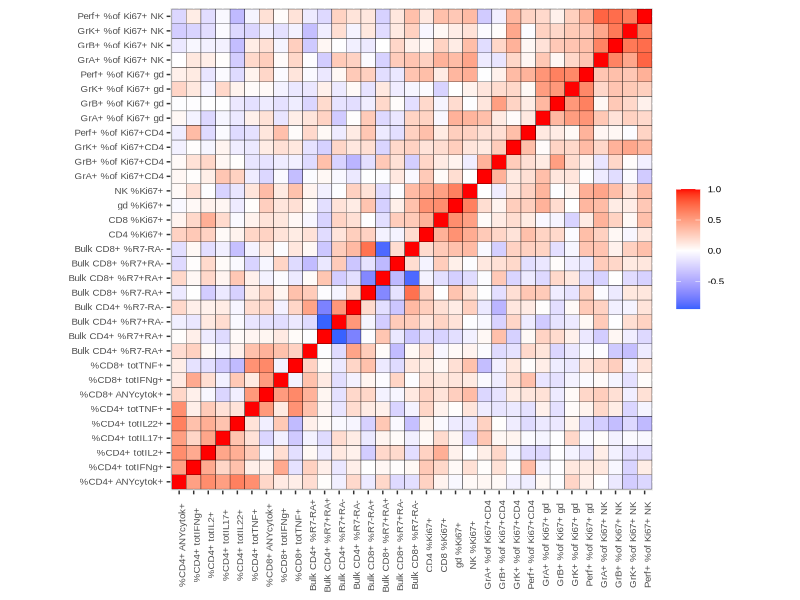
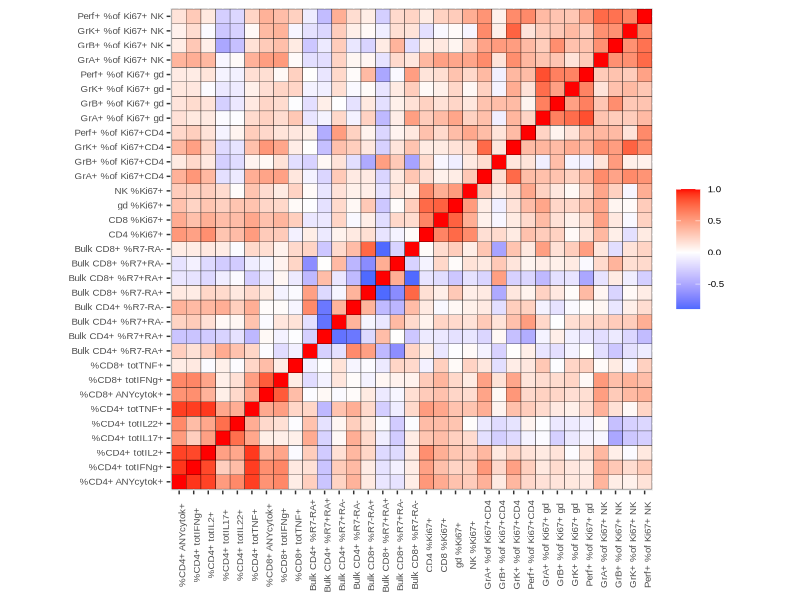
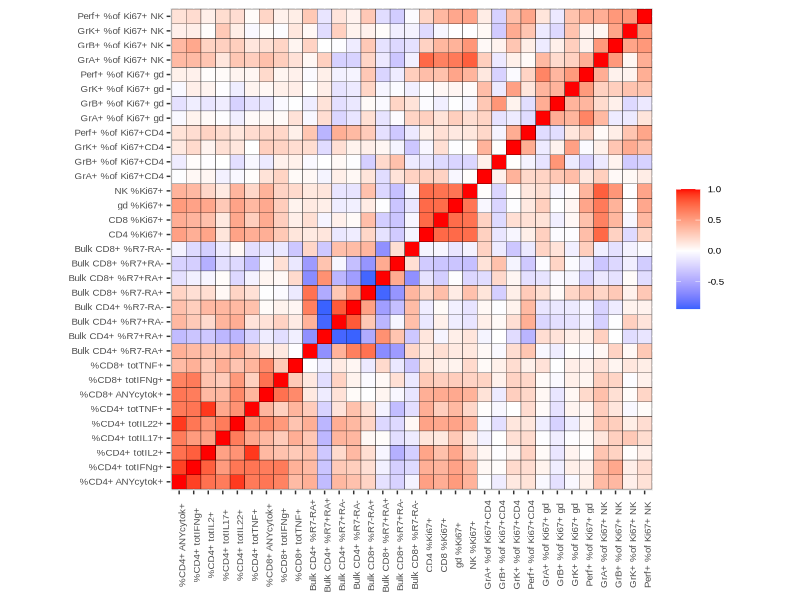
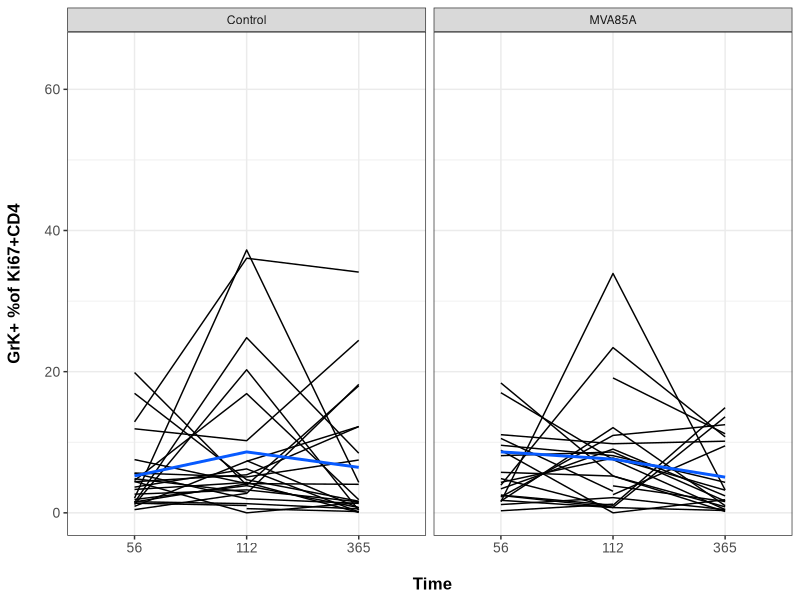
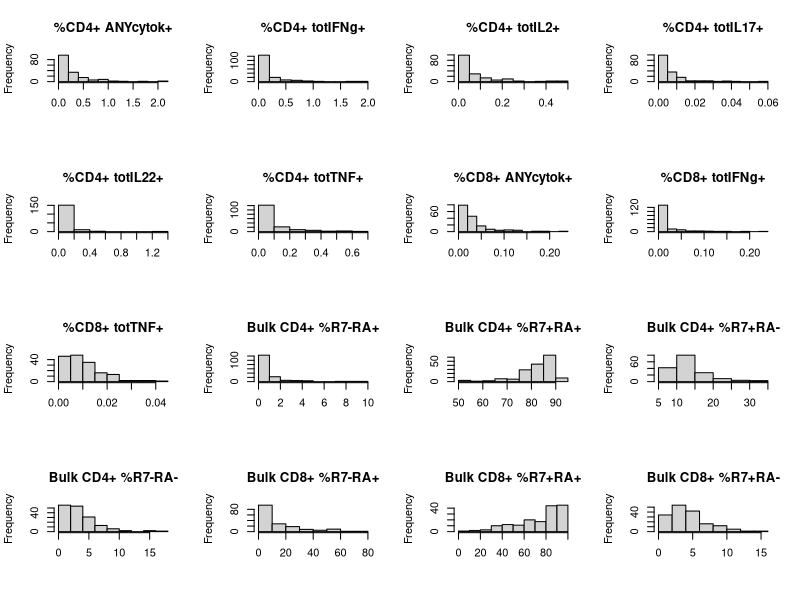
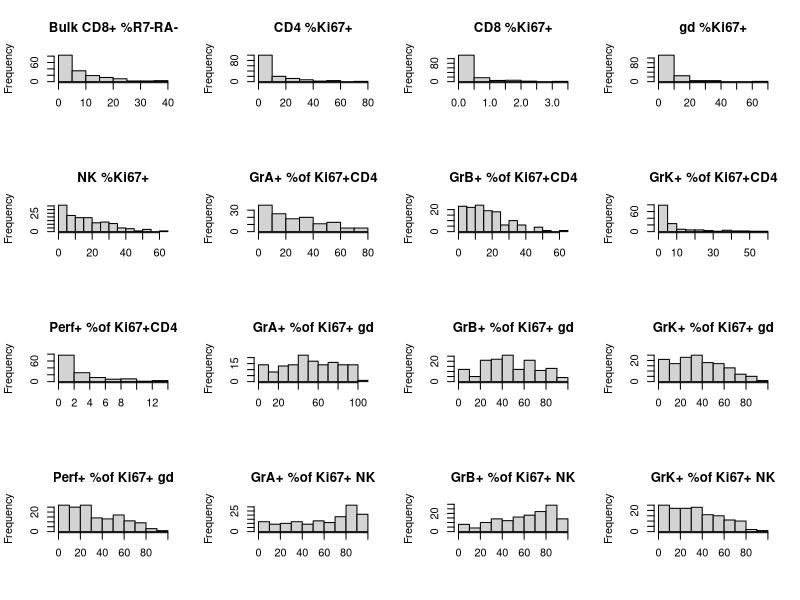
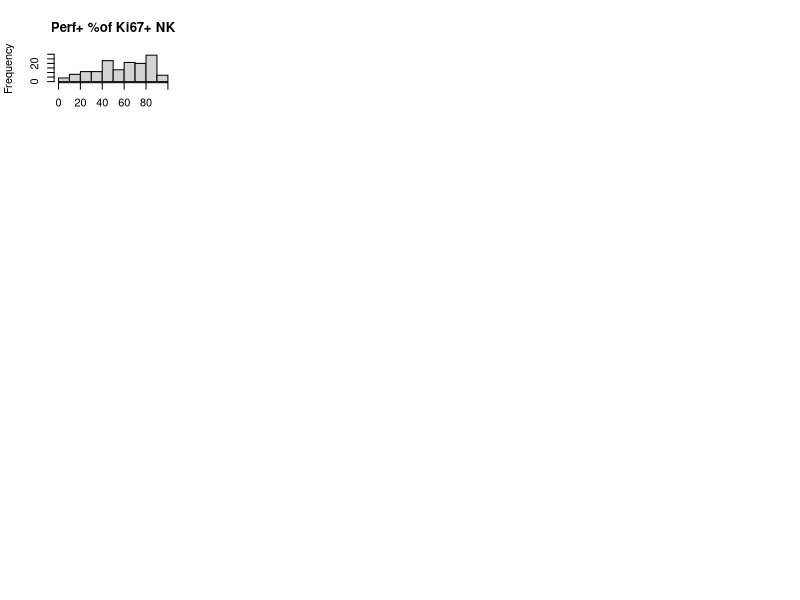
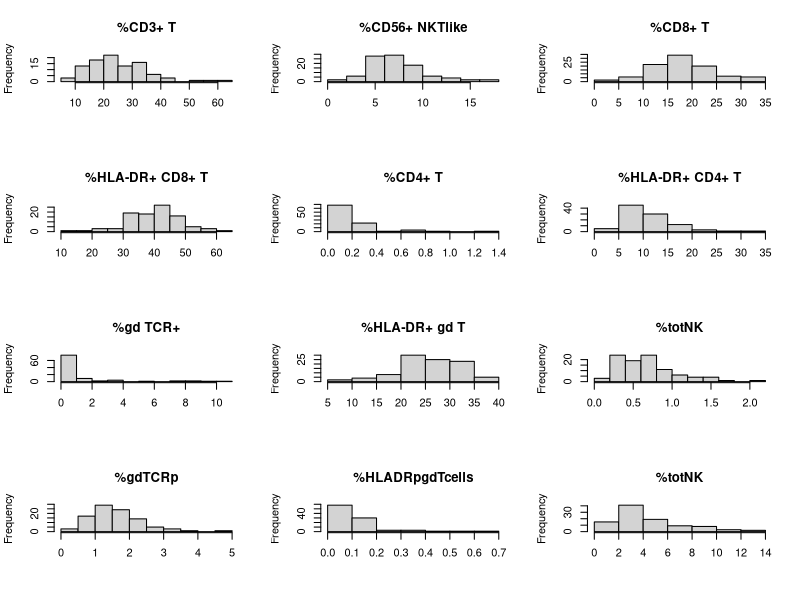

Source code (R) for these figures, in order:
# Load packages

library(readxl)
library(tidyverse)
library(ggplot2)

# Read in group data

groupA = read_xlsx("data/groupAinfantsData_AD_23Feb2023.xlsx")
varA = colnames(groupA[, 17:56])

groupB = read_xlsx("data/groupBinfantsData_AD_23Feb2023.xlsx")
varB = colnames(groupB[, 16:34])

# Change variable names

## Study design and covariates

colnames(groupA)[1:4] = c("ID", "Group", "Time", "Treatment")
groupA$Time = as.factor(groupA$Time)
colnames(groupA)[10] = c("QFT")
colnames(groupA)[12:13] = c("Feeding", "Antibiotic")

colnames(groupB)[1:4] =  c("ID", "Group", "Time", "Treatment")
groupB$Time = as.factor(groupB$Time)
colnames(groupB)[10] = c("QFT")
colnames(groupB)[12:13] = c("Feeding", "Antibiotic")

# Create new dummy variables for feeding and antibiotic

groupA$FA = ifelse(groupA$Feeding == "Breast Milk" & groupA$Antibiotic == "Yes", 3, ifelse(groupA$Feeding == "Breast Milk" & groupA$Antibiotic == "No", 2, ifelse(groupA$Feeding == "Formula" & groupA$Antibiotic == "No", 1, 0)))
groupA$FA = factor(groupA$FA)

groupB$FA = ifelse(groupB$Feeding == "Breast Milk" & groupB$Antibiotic == "Y", 3, ifelse(groupB$Feeding == "Breast Milk" & groupB$Antibiotic == "N", 2, ifelse(groupB$Feeding == "Formula" & groupB$Antibiotic == "N", 1, 0)))
groupB$FA = factor(groupB$FA)

## Create immune response data sets

# Rename by number

groupA = rename_with(.data = groupA, .fn = ~ paste0("O", 1:length(varA)), .cols = 17:56)
groupB = rename_with(.data = groupB, .fn = ~ paste0("O", 1:length(varB)), .cols = 16:34)

# Drop indeterminate QFT observations
indet_idsA = groupA[which(groupA$QFT == "Indeterminate"), ]$ID
indet_idsB = groupB[which(groupB$QFT == "Indeterminate"), ]$ID

groupA = groupA[-which(groupA$ID %in% indet_idsA), ]
groupB = groupB[-which(groupB$ID %in% indet_idsB), ]




# Load packages

library(xtable)
library(kableExtra)
library(dplyr)
library(reshape2)
library(knitr)

# Keep only the first observation per patient - variables of interest do not change over time, only immune outcomes

groupAstats = groupA %>% group_by(ID) %>% slice(1) %>% ungroup()
groupBstats = groupB %>% group_by(ID) %>% slice(1) %>% ungroup()

# MVA85A

table_2way1 = table(groupAstats$Group, groupAstats$Treatment)
table_2way2 = table(groupBstats$Group, groupBstats$Treatment)

# Convert the table to a data frame for better handling
table_2way1_df = as.data.frame(rbind(table_2way1, table_2way2))
table_2way1_df$Total = apply(table_2way1_df, 1, sum)

# Calculate row percentages
table_2way1_percent = table_2way1_df %>%
  mutate(Control_Percent = Control / Total * 100,
         MVA85A_Percent = MVA85A / Total * 100)

# Display counts with percentages in a combined format
table_2way1_combined = table_2way1_percent %>%
  mutate(Control = paste0(as.character(Control), " (", round(Control_Percent, 1), "%)"),
         MVA85A = paste0(as.character(MVA85A), " (", round(MVA85A_Percent, 1), "%)"),
         Total = paste0(as.character(Total), " (100%)"))

table_2way1_combined = table_2way1_combined[, 1:3]

table_2way1_combined %>%
  kbl(format = "latex", booktabs = TRUE) %>%
  kable_styling(latex_options = c("hold_position"))

# QFT

table_2way1 = table(groupAstats$Group, groupAstats$QFT)
table_2way2 = table(groupBstats$Group, groupBstats$QFT)

# Convert the table to a data frame for better handling
table_2way2_df = as.data.frame(rbind(table_2way1, table_2way2))
table_2way2_df$Total = apply(table_2way2_df, 1, sum)

# Calculate row percentages
table_2way2_percent = table_2way2_df %>%
  mutate(Negative_Percent = Negative / Total * 100,
         Positive_Percent = Positive / Total * 100)

# Display counts with percentages in a combined format
table_2way2_combined = table_2way2_percent %>%
  mutate(Negative = paste0(as.character(Negative), " (", round(Negative_Percent, 1), "%)"),
         Positive = paste0(as.character(Positive), " (", round(Positive_Percent, 1), "%)"),
         Total = paste0(as.character(Total), " (100%)"))

table_2way2_combined = table_2way2_combined[, 1:3]

table_2way2_combined %>%
  kbl(format = "latex", booktabs = TRUE) %>%
  kable_styling(latex_options = c("hold_position"))

# Feeding

table_2way1 = table(groupAstats$Group, groupAstats$Feeding)
table_2way2 = table(groupBstats$Group, groupBstats$Feeding)

# Convert the table to a data frame for better handling
table_2way3_df = as.data.frame(rbind(table_2way1, table_2way2))
table_2way3_df$Total = apply(table_2way3_df, 1, sum)

# Calculate row percentages
table_2way3_percent = table_2way3_df %>%
  mutate(Breast_Percent = `Breast Milk` / Total * 100,
         Formula_Percent = Formula / Total * 100)

# Display counts with percentages in a combined format
table_2way3_combined = table_2way3_percent %>%
  mutate(`Breast Milk` = paste0(as.character(`Breast Milk`), " (", round(Breast_Percent, 1), "%)"),
         Formula = paste0(as.character(Formula), " (", round(Formula_Percent, 1), "%)"),
         Total = paste0(as.character(Total), " (100%)"))

table_2way3_combined = table_2way3_combined[, 1:3]

table_2way3_combined %>%
  kbl(format = "latex", booktabs = TRUE) %>%
  kable_styling(latex_options = c("hold_position"))

# Cotrimoxazole

table_2way1 = table(groupAstats$Group, groupAstats$Antibiotic)
table_2way2 = table(groupBstats$Group, groupBstats$Antibiotic)

# Convert the table to a data frame for better handling
table_2way4_df = as.data.frame(rbind(table_2way1, table_2way2))
table_2way4_df$Total = apply(table_2way4_df, 1, sum)

# Calculate row percentages
table_2way4_percent = table_2way4_df %>%
  mutate(No_Percent = No / Total * 100,
         Yes_Percent = Yes / Total * 100)

# Display counts with percentages in a combined format

table_2way4_combined = table_2way4_percent %>%
  mutate(No = paste0(as.character(No), " (", round(No_Percent, 1), "%)"),
         Yes = paste0(as.character(Yes), " (", round(Yes_Percent, 1), "%)"),
         Total = paste0(as.character(Total), " (100%)"))

table_2way4_combined = table_2way4_combined[, 1:3]

table_2way4_combined %>%
  kbl(format = "latex", booktabs = TRUE) %>%
  kable_styling(latex_options = c("hold_position"))

# Feeding & Cotrimoxazole (FA)

table_2way1 = table(groupAstats$Group, groupAstats$FA)
table_2way2 = table(groupBstats$Group, groupBstats$FA)

# Convert the table to a data frame for better handling
table_2way5_df = as.data.frame(rbind(table_2way1, table_2way2))
table_2way5_df$Total = apply(table_2way5_df, 1, sum)

# Calculate row percentages
table_2way5_percent = table_2way5_df %>%
  mutate(FA0_Percent = `0` / Total * 100,
         FA1_Percent = `1` / Total * 100,
         FA2_Percent = `2` / Total * 100,
         FA3_Percent = `3` / Total * 100)

# Display counts with percentages in a combined format
table_2way5_combined = table_2way5_percent %>%
  mutate(`0` = paste0(as.character(`0`), " (", round(FA0_Percent, 1), "%)"),
         `1` = paste0(as.character(`1`), " (", round(FA1_Percent, 1), "%)"),
         `2` = paste0(as.character(`2`), " (", round(FA2_Percent, 1), "%)"),
         `3` = paste0(as.character(`3`), " (", round(FA3_Percent, 1), "%)"),
         Total = paste0(as.character(Total), " (100%)"))

table_2way5_combined = t(table_2way5_combined[, 1:5])

table_2way5_combined %>%
  kbl(format = "latex", booktabs = TRUE) %>%
  kable_styling(latex_options = c("hold_position"))

# Sex

table_2way1 = table(groupAstats$Group, groupAstats$Gender)
table_2way2 = table(groupBstats$Group, groupBstats$Gender)

# Convert the table to a data frame for better handling
table_2way6_df = as.data.frame(rbind(table_2way1, table_2way2))
table_2way6_df$Total = apply(table_2way6_df, 1, sum)

# Calculate row percentages
table_2way6_percent = table_2way6_df %>%
  mutate(F_Percent = `F` / Total * 100,
         M_Percent = M / Total * 100)

# Display counts with percentages in a combined format
table_2way6_combined = table_2way6_percent %>%
  mutate(`F` = paste0(as.character(`F`), " (", round(F_Percent, 1), "%)"),
         M = paste0(as.character(M), " (", round(M_Percent, 1), "%)"),
         Total = paste0(as.character(Total), " (100%)"))

table_2way6_combined = table_2way6_combined[, 1:3]

table_2way6_combined %>%
  kbl(format = "latex", booktabs = TRUE) %>%
  kable_styling(latex_options = c("hold_position"))

# Sex & MVA85A

table_2way1 = table(groupAstats$Gender, groupAstats$Treatment)
table_2way2 = table(groupBstats$Gender, groupBstats$Treatment)
table_2wayplus = table_2way1 + table_2way2

# Convert the table to a data frame for better handling
table_2way7_df = as.data.frame(table_2wayplus)
table_2way7_df = dcast(table_2way7_df, Var1 ~ Var2, value.var = "Freq")
row.names(table_2way7_df) = levels(table_2way7_df$Var1)
table_2way7_df = table_2way7_df[, -1]
table_2way7_df$Total = apply(table_2way7_df, 1, sum)

# Calculate row percentages
table_2way7_percent = table_2way7_df %>%
  mutate(Control_Percent = Control / (Control + MVA85A) * 100,
         MVA85A_Percent = MVA85A / (Control + MVA85A) * 100)


# Display counts with percentages in a combined format
table_2way7_combined = table_2way7_percent %>%
  mutate(Control = paste0(Control, " (", round(Control_Percent, 1), "%)"),
         MVA85A = paste0(MVA85A, " (", round(MVA85A_Percent, 1), "%)"),
         Total = paste0(Total, " (100%)"))

table_2way7_combined = table_2way7_combined[, 1:3]

table_2way7_combined %>%
  kbl(format = "latex", booktabs = TRUE) %>%
  kable_styling(latex_options = c("hold_position"))

# Sex & QFT

table_2way1 = table(groupAstats$Gender, groupAstats$QFT)
table_2way2 = table(groupBstats$Gender, groupBstats$QFT)
table_2wayplus = table_2way1 + table_2way2

# Convert the table to a data frame for better handling
table_2way8_df = as.data.frame(table_2wayplus)
table_2way8_df = dcast(table_2way8_df, Var1 ~ Var2, value.var = "Freq")
row.names(table_2way8_df) = levels(table_2way8_df$Var1)
table_2way8_df = table_2way8_df[, -1]
table_2way8_df$Total = apply(table_2way8_df, 1, sum)

# Calculate row percentages
table_2way8_percent = table_2way8_df %>%
  mutate(Negative_Percent = Negative / (Negative + Positive) * 100,
         Positive_Percent = Positive / (Negative + Positive) * 100)

# Display counts with percentages in a combined format
table_2way8_combined = table_2way8_percent %>%
  mutate(Negative = paste0(Negative, " (", round(Negative_Percent, 1), "%)"),
         Positive = paste0(Positive, " (", round(Positive_Percent, 1), "%)"),
         Total = paste0(Total, " (100%)"))

table_2way8_combined = table_2way8_combined[, 1:3]

table_2way8_combined %>%
  kbl(format = "latex", booktabs = TRUE) %>%
  kable_styling(latex_options = c("hold_position"))

# Sex & FA

table_2way1 = table(groupAstats$Gender, groupAstats$FA)
table_2way2 = table(groupBstats$Gender, groupBstats$FA)
table_2wayplus = table_2way1 + table_2way2

# Convert the table to a data frame for better handling
table_2way9_df = as.data.frame(table_2wayplus)
table_2way9_df = dcast(table_2way9_df, Var1 ~ Var2, value.var = "Freq")
row.names(table_2way9_df) = c("F", "M")
table_2way9_df = table_2way9_df[, -1]
table_2way9_df$Total = apply(table_2way9_df, 1, sum)


# Calculate row percentages
table_2way9_percent = table_2way9_df %>%
  mutate(FA0_Percent = `0` / (`0` + `1` + `2` + `3`) * 100,
         FA1_Percent = `1` / (`0` + `1` + `2` + `3`) * 100,
         FA2_Percent = `2` / (`0` + `1` + `2` + `3`) * 100,
         FA3_Percent = `3` / (`0` + `1` + `2` + `3`) * 100)

# Display counts with percentages in a combined format
table_2way9_combined = table_2way9_percent %>%
  mutate(`0` = paste0(`0`, " (", round(FA0_Percent, 1), "%)"),
         `1` = paste0(`1`, " (", round(FA1_Percent, 1), "%)"),
         `2` = paste0(`2`, " (", round(FA2_Percent, 1), "%)"),
         `3` = paste0(`3`, " (", round(FA3_Percent, 1), "%)"),
         Total = paste0(Total, " (100%)"))

table_2way9_combined = t(table_2way9_combined[, 1:5])

table_2way9_combined %>%
  kbl(format = "latex", booktabs = TRUE) %>%
  kable_styling(latex_options = c("hold_position"))

# Fisher's Exact Tests for dependence between feeding and cotrimoxazole

# Nonparametric test

fant_A = table(groupA$Feeding, groupA$Antibiotic)

fisher.test(x = fant_A)

fant_B = table(groupB$Feeding, groupB$Antibiotic)

fisher.test(x = fant_B)

# Evidence of dependence in Group A but not Group B - supports combined VOI (FA)

# Change labels for plotting

varA[8] = "%CD8+ ANYcytok+"
varA[14:21] = c("Bulk CD4+ %R7-RA+", "Bulk CD4+ %R7+RA+", "Bulk CD4+ %R7+RA-", "Bulk CD4+ %R7-RA-",
                "Bulk CD8+ %R7-RA+", "Bulk CD8+ %R7+RA+", "Bulk CD8+ %R7+RA-", "Bulk CD8+ %R7-RA-")

varA = varA[-c(1, 10, 11, 12, 28, 33, 38)]

varB[5:16] =  c("%CD16+ PMN", "%CD14+ Mono", "%CD19+ B", "%CD3+ T", "%CD56+ NKTlike", "%CD8+ T",     
                "%HLA-DR+ CD8+ T", "%CD4+ T", "%HLA-DR+ CD4+ T", "%gd TCR+",  "%HLA-DR+ gd T",  "%totNK")
varB = varB[-(1:7)]

# Separate data by outcome; removing GrL+ responses and infrequently observed outcomes

outA = groupA[, -c(1:17, 26, 27, 28, 44, 49, 54, 57)]
colnames(outA) = varA
outB = groupB[, c(23:34)]
colnames(outB) = varB

# Correlations

# Group A

corA = cbind('Time' = groupA$`Time`, outA)

corA_visit1 = corA[corA$Time == 56, ]
corA_visit1 = corA_visit1[complete.cases(corA_visit1), ]
corA_visit1 = as.matrix(corA_visit1[, -c(1)])

corA1mat = cor(corA_visit1, method = "spearman")
corA1mat = melt(corA1mat)

corA_visit2 = corA[corA$Time == 112, ]
corA_visit2 = corA_visit2[complete.cases(corA_visit2), ]
corA_visit2 = as.matrix(corA_visit2[, -c(1)])

corA2mat = cor(corA_visit2, method = "spearman")
corA2mat = melt(corA2mat)

corA_visit3 = corA[corA$Time == 365, ]
corA_visit3 = corA_visit3[complete.cases(corA_visit3), ]
corA_visit3 = as.matrix(corA_visit3[, -c(1)])

corA3mat = cor(corA_visit3, method = "spearman")
corA3mat = melt(corA3mat)

# Heatmap of all Group A outcomes on Days

ggplot(corA1mat, aes(x = Var1, y = Var2, fill = value)) +
  geom_tile(color = "black") +
  theme(axis.title.x = element_blank(),
        axis.title.y = element_blank(),
        axis.text.x = element_text(size = 7, angle = 90, family = "Arial"),
        axis.text.y = element_text(size = 7, family = "Arial"),
        legend.text = element_text(size = 7, family = "Arial"),
        legend.title = element_blank()) +
  scale_fill_gradient2(low = "#075AFF",
                       mid = "white",
                       high = "#FF0000") + coord_fixed()

ggplot(corA2mat, aes(x = Var1, y = Var2, fill = value)) +
  geom_tile(color = "black") +
  theme(axis.title.x = element_blank(),
        axis.title.y = element_blank(),
        axis.text.x = element_text(size = 7, angle = 90, family = "Arial"),
        axis.text.y = element_text(size = 7, family = "Arial"),
        legend.text = element_text(size = 7, family = "Arial"),
        legend.title = element_blank()) +
  scale_fill_gradient2(low = "#075AFF",
                       mid = "white",
                       high = "#FF0000") + coord_fixed()

ggplot(corA3mat, aes(x = Var1, y = Var2, fill = value)) +
  geom_tile(color = "black") +
  theme(axis.title.x = element_blank(),
        axis.title.y = element_blank(),
        axis.text.x = element_text(size = 7, angle = 90, family = "Arial"),
        axis.text.y = element_text(size = 7, family = "Arial"),
        legend.text = element_text(size = 7, family = "Arial"),
        legend.title = element_blank()) +
  scale_fill_gradient2(low = "#075AFF",
                       mid = "white",
                       high = "#FF0000") + coord_fixed()

# Spaghetti plots of Group A outcomes

ggplot(data = groupA, aes(x = factor(Time, levels = c("56", "112", "365")), y = O24, group = ID)) + 
  geom_line() + stat_summary(aes(group = 1), fun.y = mean, geom = "line", shape = 17, size = 1, color = "#075AFF") +
  xlab("\n Time") + ylab(paste0(varA[24], "\n")) + theme_bw() + 
  theme(axis.title.x = element_text(size = 12, family = "Arial", face = "bold"),
        axis.title.y = element_text(size = 12, family = "Arial", face = "bold"),
        axis.text.x = element_text(size = 10, family = "Arial"),
        axis.text.y = element_text(size = 10, family = "Arial"),
        legend.text = element_text(size = 10, family = "Arial")) + facet_wrap(~`Treatment`)

dev.off()

# Plot histograms of immune outcome measurements

# Set up the grid

par(mfrow = c(4, 4))

histA = vector("list", length = 33)


for (i in 1:33) {
  input = as.numeric(unlist(outA[, i]))
  d = hist(input, xlab = "", main = paste0(varA[i]))
  histA[[i]] = d
}

# Group B

par(mfrow = c(4, 3))

histB = vector("list", length = 12)

for (i in 1:12) {
  input = as.numeric(unlist(outB[, i]))
  d = hist(input, xlab = "", main = paste0(varB[i]))
  histB[[i]] = d
}
